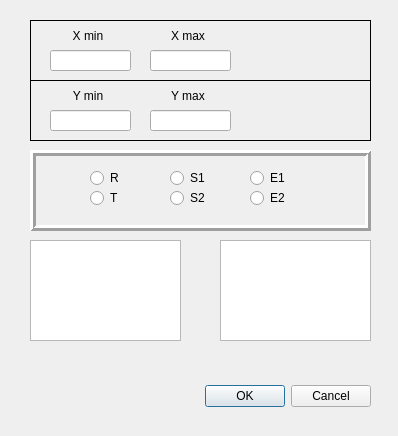
<?xml version="1.0" encoding="UTF-8"?>
<ui version="4.0">
 <class>Dialog</class>
 <widget class="QDialog" name="Dialog">
  <property name="geometry">
   <rect>
    <x>0</x>
    <y>0</y>
    <width>398</width>
    <height>436</height>
   </rect>
  </property>
  <property name="windowTitle">
   <string>Set Graph Property</string>
  </property>
  <widget class="QDialogButtonBox" name="confirmButtonBox">
   <property name="geometry">
    <rect>
     <x>30</x>
     <y>380</y>
     <width>341</width>
     <height>32</height>
    </rect>
   </property>
   <property name="orientation">
    <enum>Qt::Horizontal</enum>
   </property>
   <property name="standardButtons">
    <set>QDialogButtonBox::Cancel|QDialogButtonBox::Ok</set>
   </property>
  </widget>
  <widget class="QWidget" name="verticalLayoutWidget">
   <property name="geometry">
    <rect>
     <x>30</x>
     <y>20</y>
     <width>341</width>
     <height>61</height>
    </rect>
   </property>
   <layout class="QVBoxLayout" name="verticalLayout">
    <item>
     <widget class="QFrame" name="frame_2">
      <property name="frameShape">
       <enum>QFrame::Box</enum>
      </property>
      <property name="frameShadow">
       <enum>QFrame::Plain</enum>
      </property>
      <widget class="QLabel" name="label_3">
       <property name="geometry">
        <rect>
         <x>30</x>
         <y>10</y>
         <width>56</width>
         <height>12</height>
        </rect>
       </property>
       <property name="text">
        <string>X min</string>
       </property>
       <property name="alignment">
        <set>Qt::AlignCenter</set>
       </property>
      </widget>
      <widget class="QLineEdit" name="Xmin">
       <property name="geometry">
        <rect>
         <x>20</x>
         <y>30</y>
         <width>81</width>
         <height>21</height>
        </rect>
       </property>
      </widget>
      <widget class="QLabel" name="label_4">
       <property name="geometry">
        <rect>
         <x>130</x>
         <y>10</y>
         <width>56</width>
         <height>12</height>
        </rect>
       </property>
       <property name="text">
        <string>X max</string>
       </property>
       <property name="alignment">
        <set>Qt::AlignCenter</set>
       </property>
      </widget>
      <widget class="QLineEdit" name="Xmax">
       <property name="geometry">
        <rect>
         <x>120</x>
         <y>30</y>
         <width>81</width>
         <height>21</height>
        </rect>
       </property>
      </widget>
     </widget>
    </item>
   </layout>
  </widget>
  <widget class="QWidget" name="verticalLayoutWidget_2">
   <property name="geometry">
    <rect>
     <x>30</x>
     <y>80</y>
     <width>341</width>
     <height>61</height>
    </rect>
   </property>
   <layout class="QVBoxLayout" name="verticalLayout_2">
    <item>
     <widget class="QFrame" name="frame_4">
      <property name="frameShape">
       <enum>QFrame::Box</enum>
      </property>
      <property name="frameShadow">
       <enum>QFrame::Plain</enum>
      </property>
      <widget class="QLabel" name="label_7">
       <property name="geometry">
        <rect>
         <x>30</x>
         <y>10</y>
         <width>56</width>
         <height>12</height>
        </rect>
       </property>
       <property name="text">
        <string>Y min</string>
       </property>
       <property name="alignment">
        <set>Qt::AlignCenter</set>
       </property>
      </widget>
      <widget class="QLineEdit" name="Ymin">
       <property name="geometry">
        <rect>
         <x>20</x>
         <y>30</y>
         <width>81</width>
         <height>21</height>
        </rect>
       </property>
      </widget>
      <widget class="QLabel" name="label_8">
       <property name="geometry">
        <rect>
         <x>130</x>
         <y>10</y>
         <width>56</width>
         <height>12</height>
        </rect>
       </property>
       <property name="text">
        <string>Y max</string>
       </property>
       <property name="alignment">
        <set>Qt::AlignCenter</set>
       </property>
      </widget>
      <widget class="QLineEdit" name="Ymax">
       <property name="geometry">
        <rect>
         <x>120</x>
         <y>30</y>
         <width>81</width>
         <height>21</height>
        </rect>
       </property>
      </widget>
     </widget>
    </item>
   </layout>
  </widget>
  <widget class="QFrame" name="frame_5">
   <property name="geometry">
    <rect>
     <x>30</x>
     <y>150</y>
     <width>341</width>
     <height>81</height>
    </rect>
   </property>
   <property name="frameShape">
    <enum>QFrame::Box</enum>
   </property>
   <property name="frameShadow">
    <enum>QFrame::Raised</enum>
   </property>
   <property name="lineWidth">
    <number>3</number>
   </property>
   <widget class="QRadioButton" name="R">
    <property name="geometry">
     <rect>
      <x>60</x>
      <y>20</y>
      <width>81</width>
      <height>16</height>
     </rect>
    </property>
    <property name="text">
     <string>R</string>
    </property>
    <attribute name="buttonGroup">
     <string notr="true">dtypebuttonGroup</string>
    </attribute>
   </widget>
   <widget class="QRadioButton" name="T">
    <property name="geometry">
     <rect>
      <x>60</x>
      <y>40</y>
      <width>81</width>
      <height>16</height>
     </rect>
    </property>
    <property name="text">
     <string>T</string>
    </property>
    <attribute name="buttonGroup">
     <string notr="true">dtypebuttonGroup</string>
    </attribute>
   </widget>
   <widget class="QRadioButton" name="S1">
    <property name="geometry">
     <rect>
      <x>140</x>
      <y>20</y>
      <width>81</width>
      <height>16</height>
     </rect>
    </property>
    <property name="text">
     <string>S1</string>
    </property>
    <attribute name="buttonGroup">
     <string notr="true">dtypebuttonGroup</string>
    </attribute>
   </widget>
   <widget class="QRadioButton" name="S2">
    <property name="geometry">
     <rect>
      <x>140</x>
      <y>40</y>
      <width>81</width>
      <height>16</height>
     </rect>
    </property>
    <property name="text">
     <string>S2</string>
    </property>
    <attribute name="buttonGroup">
     <string notr="true">dtypebuttonGroup</string>
    </attribute>
   </widget>
   <widget class="QRadioButton" name="E1">
    <property name="geometry">
     <rect>
      <x>220</x>
      <y>20</y>
      <width>81</width>
      <height>16</height>
     </rect>
    </property>
    <property name="contextMenuPolicy">
     <enum>Qt::DefaultContextMenu</enum>
    </property>
    <property name="text">
     <string>E1</string>
    </property>
    <attribute name="buttonGroup">
     <string notr="true">dtypebuttonGroup</string>
    </attribute>
   </widget>
   <widget class="QRadioButton" name="E2">
    <property name="geometry">
     <rect>
      <x>220</x>
      <y>40</y>
      <width>81</width>
      <height>16</height>
     </rect>
    </property>
    <property name="text">
     <string>E2</string>
    </property>
    <attribute name="buttonGroup">
     <string notr="true">dtypebuttonGroup</string>
    </attribute>
   </widget>
  </widget>
  <widget class="QListWidget" name="dataListWidget">
   <property name="geometry">
    <rect>
     <x>30</x>
     <y>240</y>
     <width>151</width>
     <height>101</height>
    </rect>
   </property>
   <property name="selectionMode">
    <enum>QAbstractItemView::ExtendedSelection</enum>
   </property>
   <property name="sortingEnabled">
    <bool>true</bool>
   </property>
  </widget>
  <widget class="QPushButton" name="addplotButton">
   <property name="geometry">
    <rect>
     <x>190</x>
     <y>260</y>
     <width>21</width>
     <height>23</height>
    </rect>
   </property>
   <property name="cursor">
    <cursorShape>ArrowCursor</cursorShape>
   </property>
   <property name="text">
    <string/>
   </property>
   <property name="icon">
    <iconset resource="../resource/Arrow.qrc">
     <normaloff>:/icon/Arrow.png</normaloff>:/icon/Arrow.png</iconset>
   </property>
   <property name="autoDefault">
    <bool>true</bool>
   </property>
   <property name="flat">
    <bool>true</bool>
   </property>
  </widget>
  <widget class="QPushButton" name="removeplotButton">
   <property name="geometry">
    <rect>
     <x>190</x>
     <y>300</y>
     <width>21</width>
     <height>23</height>
    </rect>
   </property>
   <property name="cursor">
    <cursorShape>ArrowCursor</cursorShape>
   </property>
   <property name="text">
    <string/>
   </property>
   <property name="icon">
    <iconset resource="../resource/Arrow.qrc">
     <normaloff>:/icon/Arrow_mirror.png</normaloff>:/icon/Arrow_mirror.png</iconset>
   </property>
   <property name="autoDefault">
    <bool>true</bool>
   </property>
   <property name="flat">
    <bool>true</bool>
   </property>
  </widget>
  <widget class="QListWidget" name="plotListWidget">
   <property name="geometry">
    <rect>
     <x>220</x>
     <y>240</y>
     <width>151</width>
     <height>101</height>
    </rect>
   </property>
   <property name="selectionMode">
    <enum>QAbstractItemView::ExtendedSelection</enum>
   </property>
   <property name="sortingEnabled">
    <bool>true</bool>
   </property>
  </widget>
 </widget>
 <resources>
  <include location="../resource/Arrow.qrc"/>
 </resources>
 <connections>
  <connection>
   <sender>confirmButtonBox</sender>
   <signal>accepted()</signal>
   <receiver>Dialog</receiver>
   <slot>accept()</slot>
   <hints>
    <hint type="sourcelabel">
     <x>248</x>
     <y>254</y>
    </hint>
    <hint type="destinationlabel">
     <x>157</x>
     <y>274</y>
    </hint>
   </hints>
  </connection>
  <connection>
   <sender>confirmButtonBox</sender>
   <signal>rejected()</signal>
   <receiver>Dialog</receiver>
   <slot>reject()</slot>
   <hints>
    <hint type="sourcelabel">
     <x>316</x>
     <y>260</y>
    </hint>
    <hint type="destinationlabel">
     <x>286</x>
     <y>274</y>
    </hint>
   </hints>
  </connection>
 </connections>
 <buttongroups>
  <buttongroup name="dtypebuttonGroup"/>
 </buttongroups>
</ui>
